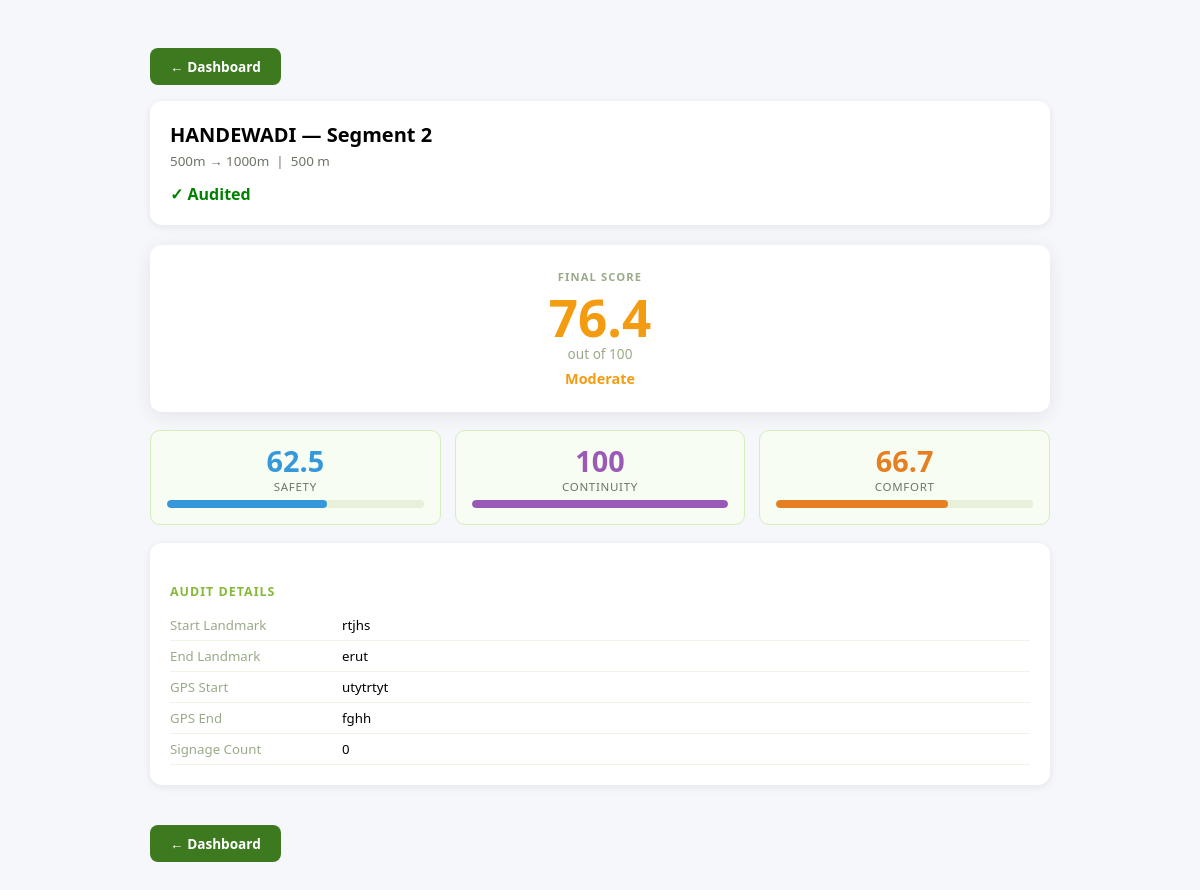
Screenshot of /pages/view.php?segment_id=4 (signed in) with the database file from the repository.
### tables this page shows
CREATE TABLE IF NOT EXISTS `segment_audits` (
  `id` int(11) NOT NULL AUTO_INCREMENT,
  `public_id` varchar(20) NOT NULL DEFAULT '',
  `session_id` int(11) NOT NULL,
  `segment_id` int(11) NOT NULL,
  `surveyor_id` int(11) NOT NULL,
  `start_landmark` varchar(255) NOT NULL,
  `end_landmark` varchar(255) NOT NULL,
  `gps_start` varchar(100) NOT NULL,
  `gps_end` varchar(100) NOT NULL,
  `cycle_track_missing` enum('Yes','No') DEFAULT NULL,
  `missing_length` decimal(8,2) DEFAULT NULL,
  `cyclist_use` enum('Yes','No') DEFAULT NULL,
  `better_surface` enum('Cycle Track','Road') DEFAULT NULL,
  `surface_material` enum('Interlock Blocks','Concrete','Asphalt') DEFAULT NULL,
  `people_walking` enum('Yes','No') DEFAULT NULL,
  `signage_count` smallint(5) UNSIGNED NOT NULL DEFAULT 0,
  `shade` enum('Yes','No','Partial') DEFAULT NULL,
  `light_after_sunset` enum('Yes','No','Partial') DEFAULT NULL,
  `track_geometry` enum('Road Level','Footpath Level','Segregated from FP&R','NA') DEFAULT NULL,
  `buffer_zone` enum('Segregated','Buffer Zone','None','NA') DEFAULT NULL,
  `surface_issues` longtext DEFAULT NULL CHECK (json_valid(`surface_issues`)),
  `overhead_issues` longtext DEFAULT NULL CHECK (json_valid(`overhead_issues`)),
  `footpath_rating` longtext DEFAULT NULL CHECK (json_valid(`footpath_rating`)),
  `footpath_score` tinyint(3) UNSIGNED NOT NULL DEFAULT 0,
  `segment_width` decimal(6,2) DEFAULT NULL,
  `segment_length` decimal(8,2) DEFAULT NULL,
  `comments` text DEFAULT NULL,
  `created_at` datetime NOT NULL DEFAULT current_timestamp(),
  `updated_at` datetime NOT NULL DEFAULT current_timestamp() ON UPDATE current_timestamp(),
  PRIMARY KEY (`id`),
  UNIQUE KEY `uq_segment_audits_public_id` (`public_id`),
  KEY `idx_sa_session` (`session_id`),
  KEY `idx_sa_segment` (`segment_id`),
  KEY `idx_sa_surveyor` (`surveyor_id`)
);

CREATE TABLE IF NOT EXISTS `roads` (
  `id` int(11) NOT NULL AUTO_INCREMENT,
  `public_id` varchar(20) NOT NULL DEFAULT '',
  `creator_id` int(11) NOT NULL,
  `name` varchar(255) NOT NULL,
  `start_point` varchar(255) DEFAULT NULL,
  `end_point` varchar(255) DEFAULT NULL,
  `total_length` decimal(8,2) DEFAULT NULL,
  `gps_start` varchar(100) DEFAULT NULL,
  `gps_end` varchar(100) DEFAULT NULL,
  `segment_method` enum('auto','manual') NOT NULL DEFAULT 'auto',
  `segment_length` decimal(8,2) DEFAULT NULL,
  `created_at` datetime NOT NULL DEFAULT current_timestamp(),
  `updated_at` datetime NOT NULL DEFAULT current_timestamp() ON UPDATE current_timestamp(),
  PRIMARY KEY (`id`),
  UNIQUE KEY `uq_roads_public_id` (`public_id`),
  KEY `fk_roads_creator` (`creator_id`)
);

CREATE TABLE IF NOT EXISTS `segments` (
  `id` int(11) NOT NULL AUTO_INCREMENT,
  `public_id` varchar(20) NOT NULL DEFAULT '',
  `road_id` int(11) NOT NULL,
  `segment_number` smallint(5) UNSIGNED NOT NULL,
  `start_label` varchar(255) DEFAULT NULL,
  `end_label` varchar(255) DEFAULT NULL,
  `start_distance` decimal(8,2) NOT NULL DEFAULT 0.00,
  `end_distance` decimal(8,2) NOT NULL DEFAULT 0.00,
  `length` decimal(8,2) NOT NULL DEFAULT 0.00,
  `status` enum('pending','in_progress','completed') NOT NULL DEFAULT 'pending',
  `completed_at` datetime DEFAULT NULL,
  `created_at` datetime NOT NULL DEFAULT current_timestamp(),
  `updated_at` datetime NOT NULL DEFAULT current_timestamp() ON UPDATE current_timestamp(),
  PRIMARY KEY (`id`),
  UNIQUE KEY `uq_segments_public_id` (`public_id`),
  UNIQUE KEY `uq_segments_road_num` (`road_id`,`segment_number`),
  KEY `idx_segments_road` (`road_id`),
  KEY `idx_segments_status` (`status`)
);

### services/ScoreService.php (called while the page is built, shortened)
<?php
function calculateSegmentScore(int $segmentAuditId, PDO $pdo): array
{
    $stmtAudit = $pdo->prepare(
        'SELECT buffer_zone, light_after_sunset, shade, surface_material
         FROM   segment_audits
         WHERE  id = ?
         LIMIT  1'
    );
    $stmtAudit->execute([$segmentAuditId]);
    $audit = $stmtAudit->fetch(PDO::FETCH_ASSOC);
    $stmtObs = $pdo->prepare(
        'SELECT COALESCE(SUM(partial_obstructions), 0) AS partial,
                COALESCE(SUM(total_obstructions),   0) AS total,
                COALESCE(SUM(cyclist_slowed),        0) AS slowed
         FROM   obstructions
         WHERE  audit_id = ?'
    );
    $stmtObs->execute([$segmentAuditId]);
    $obs = $stmtObs->fetch(PDO::FETCH_ASSOC);
    $partial = (float)$obs['partial'];
    $totalO  = (float)$obs['total'];
    $slowed  = (float)$obs['slowed'];
    $stmtInt = $pdo->prepare(
        'SELECT off_ramp, on_ramp, markings, signage
         FROM   intersections
         WHERE  audit_id = ?'
    );
    $stmtInt->execute([$segmentAuditId]);
    $intersections = $stmtInt->fetchAll(PDO::FETCH_ASSOC);
    $noRampCount = 0;
    $noSignCount = 0;
    $bufferPenalty = match($audit['buffer_zone'] ?? null) {
        'Segregated', 'Buffer Zone' => 0.0,
        'NA'                        => 0.0,
        'None'                      => 100.0,
        default                     => 50.0,
    };
    $lightPenalty = match($audit['light_after_sunset'] ?? null) {
        'Yes'     => 0.0,
        'Partial' => 50.0,
        default   => 100.0,
    };
    $rampSafetyPenalty = match (true) {
        $noRampCount === 0 => 0.0,
        $noRampCount === 1 => 50.0,
        $noRampCount <= 3  => 75.0,
        default            => 100.0,
    };
    $partialPenalty = match (true) {
        $partial < 5   => 0.0,
        $partial <= 10 => 50.0,
        default        => 100.0,
    };
    $safetyPenalty = ($bufferPenalty + $lightPenalty + $rampSafetyPenalty + $partialPenalty) / 4.0;
    $rampContPenalty = match (true) {
        $noRampCount === 0 => 0.0,
        $noRampCount >= 5  => 100.0,
        $noRampCount >= 3  => 50.0,
        default            => 25.0,
    };
    $signPenalty = match (true) {
        $noSignCount === 0 => 0.0,
        $noSignCount === 1 => 50.0,
        $noSignCount <= 3  => 75.0,
        default            => 100.0,
    };
    $totalObsPenalty = match (true) {
        $totalO < 5   => 0.0,
        $totalO <= 10 => 50.0,
        default       => 100.0,
    };
    $continuityPenalty = ($rampContPenalty + $signPenalty + $totalObsPenalty) / 3.0;
    $surfacePenalty = ($audit['surface_material'] === 'Interlock Blocks') ? 100.0 : 0.0;
    $slowedPenalty = match (true) {
        $slowed < 5   => 0.0,
        $slowed <= 10 => 50.0,
        $slowed <= 20 => 75.0,
        default       => 100.0,
    };
    $shadePenalty = match($audit['shade'] ?? null) {
        'Yes'     => 0.0,
        'Partial' => 50.0,
        default   => 100.0,
    };
    $comfortPenalty = ($surfacePenalty + $slowedPenalty + $shadePenalty) / 3.0;
    $avgPenalty = ($safetyPenalty + $continuityPenalty + $comfortPenalty) / 3.0;
    $finalScore = round(100.0 - $avgPenalty, 1);
    $rating = match (true) {
        $finalScore >= SCORE_GOOD     => 'Good',
        $finalScore >= SCORE_MODERATE => 'Moderate',
        default                       => 'Poor',
    };
    return [
        'safety_penalty'     => round($safetyPenalty,     1),
        'continuity_penalty' => round($continuityPenalty, 1),
        'comfort_penalty'    => round($comfortPenalty,    1),
        'safety_score'       => round(100.0 - $safetyPenalty,     1),
        'continuity_score'   => round(100.0 - $continuityPenalty, 1),
        'comfort_score'      => round(100.0 - $comfortPenalty,    1),
        'final'  => $finalScore,
        'rating' => $rating,
    ];
}
function ratingColour(string $rating): string
{
    return match ($rating) {
        'Good'     => '#27ae60',
        'Moderate' => '#f39c12',
        default    => '#e74c3c',
    };
}

### pages/view.php (the view, shortened to what this page needs)
<?php
require_once __DIR__ . '/../config/db.php';
require_once __DIR__ . '/../services/ScoreService.php';
$segmentId = isset($_GET['segment_id']) ? (int)$_GET['segment_id'] : 0;
$stmt = $pdo->prepare(
    'SELECT sa.*, s.length AS seg_length, s.segment_number,
            s.start_label, s.end_label, r.name AS road_name
     FROM   segment_audits sa
     JOIN   segments s ON s.id = sa.segment_id
     JOIN   roads    r ON r.id = s.road_id
     WHERE  sa.segment_id = ?
     ORDER  BY sa.id DESC LIMIT 1'
);
$stmt->execute([$segmentId]);
$row = $stmt->fetch(PDO::FETCH_ASSOC);
$auditId = (int)$row['id'];
$score   = calculateSegmentScore($auditId, $pdo);
$colour  = ratingColour($score['rating']);
?>
<!DOCTYPE html>
<html lang="en">
<head>
<link rel="stylesheet" href="../css/view.css">
<link rel="stylesheet" href="../css/view-inline.css">
</head>
<body>
<div class="container">
  <a href="dashboard.php" class="back-btn">← Dashboard</a>
  <div class="card" style="margin-top:16px">
    <div class="title">
      <?= htmlspecialchars($row['road_name']) ?> — Segment <?= (int)$row['segment_number'] ?>
    </div>
    <p style="font-size:.84rem;color:#6b7566;margin-top:4px">
      <?= htmlspecialchars($row['start_label'] ?? '') ?> →
      <?= htmlspecialchars($row['end_label']   ?? '') ?>
      &nbsp;|&nbsp; <?= (float)$row['seg_length'] ?> m
    </p>
    <div class="status completed">✓ Audited</div>
  </div>
  <div class="final-box">
    <div style="font-size:.7rem;font-weight:700;letter-spacing:.1em;text-transform:uppercase;color:#9aaa88;margin-bottom:8px">Final Score</div>
    <div class="final-num" style="color:<?= $colour ?>"><?= $score['final'] ?></div>
    <div style="font-size:.85rem;color:#9aaa88">out of 100</div>
    <div style="font-size:.9rem;font-weight:700;margin-top:6px;color:<?= $colour ?>"><?= $score['rating'] ?></div>
  </div>
  <div class="score-grid">
    <?php foreach ([
      ['Safety',     $score['safety_score'],     '#3498db'],
      ['Continuity', $score['continuity_score'], '#9b59b6'],
      ['Comfort',    $score['comfort_score'],    '#e67e22'],
    ] as [$lbl, $val, $col]): ?>
    <div class="score-box">
      <div class="val" style="color:<?= $col ?>"><?= $val ?></div>
      <div class="lbl"><?= $lbl ?></div>
      <div class="prog-bar-wrap">
        <div class="prog-bar-fill" style="width:<?= $val ?>%;background:<?= $col ?>"></div>
      </div>
    </div>
    <?php endforeach; ?>
  </div>
  <div class="card">
    <div class="section-title">Audit Details</div>
    <?php
    $details = [
      'Start Landmark'      => $row['start_landmark'],
      'End Landmark'        => $row['end_landmark'],
      'GPS Start'           => $row['gps_start'],
      'GPS End'             => $row['gps_end'],
      'Cycle Track Missing' => $row['cycle_track_missing'],
      'Missing Length'      => $row['missing_length'] ? $row['missing_length'].' m' : null,
      'Cyclist Can Use'     => $row['cyclist_use'],
      'Better Surface'      => $row['better_surface'],
      'Surface Material'    => $row['surface_material'],
      'People Walking'      => $row['people_walking'],
      'Signage Count'       => $row['signage_count'],
      'Shade'               => $row['shade'],
      'Light After Sunset'  => $row['light_after_sunset'],
      'Track Geometry'      => $row['track_geometry'],
      'Buffer Zone'         => $row['buffer_zone'],
      'Segment Width'       => $row['segment_width']  ? $row['segment_width'].' m'  : null,
      'Segment Length'      => $row['segment_length'] ? $row['segment_length'].' m' : null,
    ];
    foreach ($details as $k => $v):
      if ($v === null || $v === '') continue; ?>
    <div class="detail-row">
      <span class="detail-key"><?= $k ?></span>
      <span style="font-weight:500"><?= htmlspecialchars((string)$v) ?></span>
    </div>
    <?php endforeach; ?>
  </div>
  <a href="dashboard.php" class="back-btn">← Dashboard</a>
</div>
</body>
</html>

### css/view.css (style rules this page uses)
body { font-family: 'Segoe UI', sans-serif; background: #f5f7fa; }
.container { max-width: 900px; margin: auto; padding: 20px; }
.card { background: white; border-radius: 12px; padding: 20px; margin-bottom: 20px; box-shadow: 0 2px 8px rgba(0,0,0,0.08); }
.title { font-size: 20px; font-weight: bold; }
.status { font-weight: bold; }
.completed { color: green; }

### css/view-inline.css (style rules this page uses)
.score-grid { display:grid;grid-template-columns:repeat(3,1fr);gap:14px;margin:18px 0 }
.score-box { background:#f8fdf3;border:1px solid #d4edbb;border-radius:10px;padding:16px;text-align:center }
.score-box .val { font-size:1.8rem;font-weight:800;line-height:1 }
.score-box .lbl { font-size:.72rem;color:#6b7566;margin-top:4px;text-transform:uppercase;letter-spacing:.06em }
.final-box { background:#fff;border-radius:12px;padding:24px;text-align:center; box-shadow:0 4px 20px rgba(0,0,0,.08);margin:18px 0 }
.final-num { font-size:3.2rem;font-weight:800;line-height:1 }
.back-btn { display:inline-flex;align-items:center;gap:6px;margin-top:20px; background:#3d7a1f;color:#fff;padding:9px 20px;border-radius:8px; text-decoration:none;font-weight:700;font-size:.85rem }
.prog-bar-wrap { height:8px;background:#e8f0da;border-radius:99px;overflow:hidden;margin-top:6px }
.prog-bar-fill { height:100%;border-radius:99px }
.section-title { font-size:.78rem;font-weight:700;letter-spacing:.08em; text-transform:uppercase;color:#86B93B;margin:20px 0 10px }
.detail-row { display:flex;gap:12px;padding:6px 0;border-bottom:1px solid #f0f4e8;font-size:.83rem }
.detail-key { color:#9aaa88;min-width:160px }

### rows the page displays
segment_audits: roads.name "HANDEWADI", segment.segment_number "2", segment.start_label "500m", segment.end_label "1000m", segment.length "500", start_landmark "rtjhs", end_landmark "erut", gps_start "utytrtyt", gps_end "fghh"

### other values shown
$score['final'] "76.4"
$score['rating'] "Moderate"
$val "62.5"
$lbl "SAFETY"
$val "100"
$lbl "CONTINUITY"
$val "66.7"
$lbl "COMFORT"
$k "Start Landmark"
$k "End Landmark"
$k "GPS Start"
$k "GPS End"
$k "Signage Count"
$v "0"
